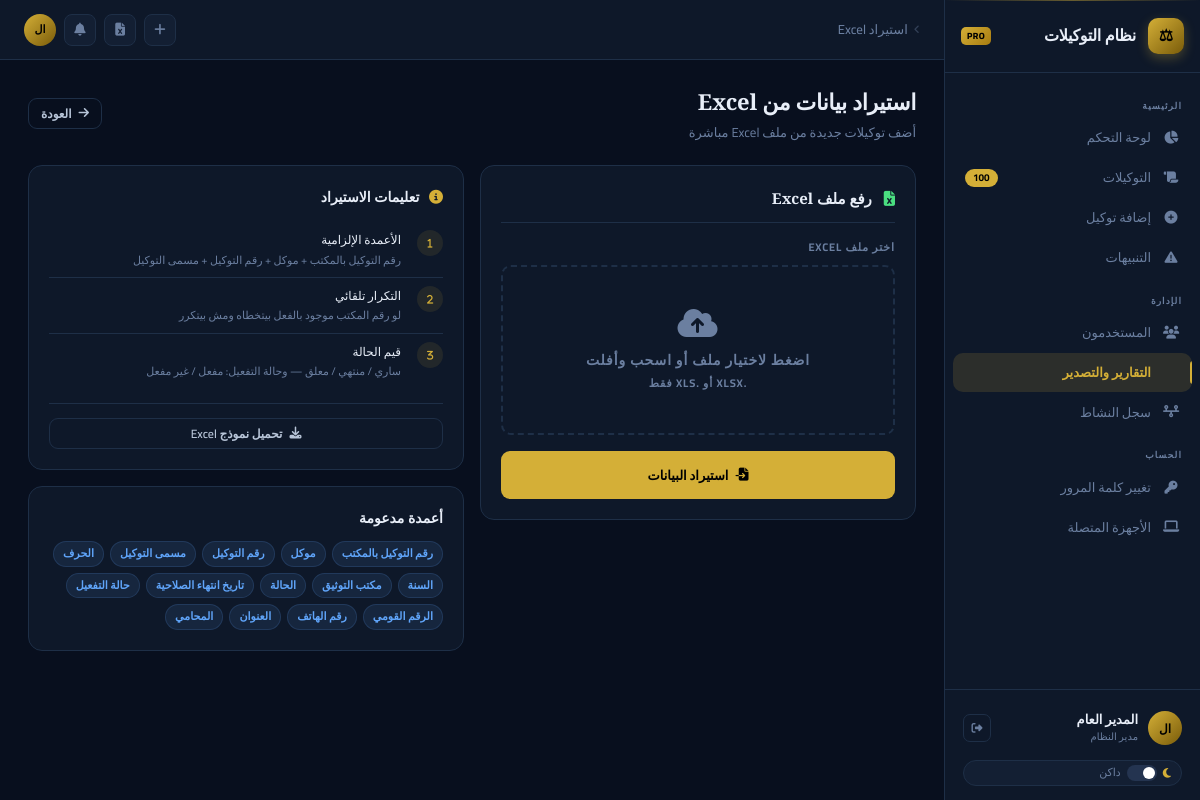
The page /reports/import (signed in) on the database its author committed.
### app/models.py (models this page shows, shortened)
class User(UserMixin, db.Model):
    __tablename__ = "users"
    id              = db.Column(db.Integer, primary_key=True)
    username        = db.Column(db.String(64),  unique=True, nullable=False, index=True)
    full_name       = db.Column(db.String(128), nullable=False)
    email           = db.Column(db.String(128), unique=True, nullable=False)
    password_hash   = db.Column(db.String(256), nullable=False)
    role            = db.Column(db.String(20),  nullable=False, default="employee")
    is_active       = db.Column(db.Boolean, default=True, nullable=False)
    avatar_filename = db.Column(db.String(256), nullable=True)
    created_at      = db.Column(db.DateTime, default=datetime.utcnow)
    last_login      = db.Column(db.DateTime, nullable=True)
    poas_created    = db.relationship("PowerOfAttorney", backref="created_by_user", lazy="dynamic", foreign_keys="PowerOfAttorney.created_by")
    poas_updated    = db.relationship("PowerOfAttorney", backref="updated_by_user", lazy="dynamic", foreign_keys="PowerOfAttorney.updated_by")
    activity_logs   = db.relationship("ActivityLog",     backref="user", lazy="dynamic")
    notifications   = db.relationship("Notification",    backref="user", lazy="dynamic", foreign_keys="Notification.user_id")
    sessions        = db.relationship("UserSession",     backref="user", lazy="dynamic")
    @property
    def is_admin(self): return self.role == "admin"

### app/routes/reports.py (the view, shortened to what this page needs)
@reports_bp.route("/import", methods=["GET", "POST"])
@login_required
def import_excel():
    import pandas as pd
    return render_template("reports/import.html")

### app/templates/reports/import.html (shortened to what this page needs)
{% extends "base.html" %}
{% block breadcrumb %}استيراد Excel{% endblock %}
{% block content %}
<div class="page-header">
  <div>
    <div class="page-title">استيراد بيانات من Excel</div>
    <div class="page-sub">أضف توكيلات جديدة من ملف Excel مباشرة</div>
  </div>
  <a href="{{ url_for('reports.index') }}" class="btn btn-outline btn-sm"><i class="fas fa-arrow-right"></i> العودة</a>
</div>
<div class="grid-2" style="align-items:start;">
  <div class="card">
    <div style="font-family:var(--font-disp);font-size:15px;font-weight:600;margin-bottom:16px;padding-bottom:12px;border-bottom:1px solid var(--border);">
      <i class="fas fa-file-excel" style="color:var(--success);margin-left:8px;"></i> رفع ملف Excel
    </div>
    <form method="post" enctype="multipart/form-data" action="{{ url_for('reports.import_excel') }}">
      <div style="margin-bottom:16px;">
        <label style="display:block;margin-bottom:8px;">اختر ملف Excel</label>
        <label for="excel_file" id="dropZone"
               style="border:2px dashed var(--border);border-radius:10px;padding:40px 20px;text-align:center;cursor:pointer;display:block;transition:var(--trans);"
               onmouseenter="this.style.borderColor='var(--gold)'"
               onmouseleave="this.style.borderColor='var(--border)'">
          <i class="fas fa-cloud-arrow-up" style="font-size:32px;color:var(--muted);display:block;margin-bottom:10px;"></i>
          <div style="font-size:14px;color:var(--muted);">اضغط لاختيار ملف أو اسحب وأفلت</div>
          <div style="font-size:11px;color:var(--muted);margin-top:4px;">.xlsx أو .xls فقط</div>
        </label>
      </div>
      <button type="submit" class="btn btn-primary" style="width:100%;justify-content:center;padding:12px;" id="submitBtn">
        <i class="fas fa-file-import"></i> استيراد البيانات
      </button>
    </form>
  </div>
  <div style="display:flex;flex-direction:column;gap:16px;">
    <div class="card">
      <div style="font-family:var(--font-disp);font-size:14px;font-weight:600;margin-bottom:14px;">
        <i class="fas fa-circle-info" style="color:var(--gold);margin-left:6px;"></i> تعليمات الاستيراد
      </div>
      <div class="timeline">
        <div class="timeline-item" style="padding:8px 0;">
          <div class="tl-dot" style="background:rgba(212,175,55,.1);color:var(--gold);width:26px;height:26px;font-size:10px;flex-shrink:0;"><i class="fas fa-1"></i></div>
          <div class="tl-content"><div class="tl-title" style="font-size:12px;">الأعمدة الإلزامية</div><div class="tl-meta">رقم التوكيل بالمكتب + موكل + رقم التوكيل + مسمى التوكيل</div></div>
        </div>
        <div class="timeline-item" style="padding:8px 0;">
          <div class="tl-dot" style="background:rgba(212,175,55,.1);color:var(--gold);width:26px;height:26px;font-size:10px;flex-shrink:0;"><i class="fas fa-2"></i></div>
          <div class="tl-content"><div class="tl-title" style="font-size:12px;">التكرار تلقائي</div><div class="tl-meta">لو رقم المكتب موجود بالفعل بيتخطاه ومش بيتكرر</div></div>
        </div>
        <div class="timeline-item" style="padding:8px 0;">
          <div class="tl-dot" style="background:rgba(212,175,55,.1);color:var(--gold);width:26px;height:26px;font-size:10px;flex-shrink:0;"><i class="fas fa-3"></i></div>
          <div class="tl-content"><div class="tl-title" style="font-size:12px;">قيم الحالة</div><div class="tl-meta">ساري / منتهي / معلق — وحالة التفعيل: مفعل / غير مفعل</div></div>
        </div>
      </div>
      <div style="margin-top:14px;padding-top:14px;border-top:1px solid var(--border);">
        <a href="{{ url_for('reports.export_excel') }}" class="btn btn-outline btn-sm" style="width:100%;justify-content:center;">
          <i class="fas fa-download"></i> تحميل نموذج Excel
        </a>
      </div>
    </div>
    <div class="card">
      <div style="font-family:var(--font-disp);font-size:14px;font-weight:600;margin-bottom:12px;">أعمدة مدعومة</div>
      <div style="display:flex;flex-wrap:wrap;gap:6px;">
        {% for col in ['رقم التوكيل بالمكتب','موكل','رقم التوكيل','مسمى التوكيل','الحرف','السنة','مكتب التوثيق','الحالة','تاريخ انتهاء الصلاحية','حالة التفعيل','الرقم القومي','رقم الهاتف','العنوان','المحامي'] %}
        <span class="badge blue">{{ col }}</span>
        {% endfor %}
      </div>
    </div>
  </div>
</div>
{% endblock %}

### app/templates/base.html (shortened to what this page needs)
<!DOCTYPE html>
<html lang="ar" dir="rtl" data-theme="dark">
<head>
<link rel="stylesheet" href="https://cdnjs.cloudflare.com/ajax/libs/font-awesome/6.5.0/css/all.min.css"/>
</head>
<body>
{% if current_user.is_authenticated %}
<div class="app-shell">
  <aside class="sidebar">
    <div class="sidebar-logo">
      <div class="logo-icon">⚖</div>
      <div><div class="logo-text">نظام التوكيلات</div></div>
      <div class="logo-badge">PRO</div>
    </div>
    <nav class="sidebar-nav">
      <div class="nav-section">الرئيسية</div>
      <a href="{{ url_for('dashboard.index') }}" class="nav-item {% if request.endpoint=='dashboard.index' %}active{% endif %}">
        <i class="icon fas fa-chart-pie"></i><span>لوحة التحكم</span>
      </a>
      <a href="{{ url_for('poa.index') }}" class="nav-item {% if request.endpoint in ['poa.index','poa.view'] %}active{% endif %}">
        <i class="icon fas fa-scroll"></i><span>التوكيلات</span>
        <span class="nav-badge" id="sidebarPoaCount">—</span>
      </a>
      <a href="{{ url_for('poa.create') }}" class="nav-item {% if request.endpoint=='poa.create' %}active{% endif %}">
        <i class="icon fas fa-circle-plus"></i><span>إضافة توكيل</span>
      </a>
      <a href="{{ url_for('poa.expiring') }}" class="nav-item {% if request.endpoint=='poa.expiring' %}active{% endif %}">
        <i class="icon fas fa-triangle-exclamation"></i><span>التنبيهات</span>
      </a>
      {% if current_user.is_admin %}
      <div class="nav-section">الإدارة</div>
      <a href="{{ url_for('users.index') }}" class="nav-item {% if request.endpoint in ['users.index','users.create','users.edit'] %}active{% endif %}">
        <i class="icon fas fa-users"></i><span>المستخدمون</span>
      </a>
      <a href="{{ url_for('reports.index') }}" class="nav-item {% if request.endpoint and request.endpoint.startswith('reports') %}active{% endif %}">
        <i class="icon fas fa-file-chart-column"></i><span>التقارير والتصدير</span>
      </a>
      <a href="{{ url_for('activity.index') }}" class="nav-item {% if request.endpoint=='activity.index' %}active{% endif %}">
        <i class="icon fas fa-timeline"></i><span>سجل النشاط</span>
      </a>
      {% endif %}
      <div class="nav-section">الحساب</div>
      <a href="{{ url_for('users.change_password') }}" class="nav-item {% if request.endpoint=='users.change_password' %}active{% endif %}">
        <i class="icon fas fa-key"></i><span>تغيير كلمة المرور</span>
      </a>
      <a href="{{ url_for('sessions.index') }}" class="nav-item {% if request.endpoint=='sessions.index' %}active{% endif %}">
        <i class="icon fas fa-laptop"></i><span>الأجهزة المتصلة</span>
      </a>
    </nav>
    <div class="sidebar-footer">
      <div class="user-card">
        {% if current_user.avatar_filename %}
        <div class="avatar" style="width:34px;height:34px;">
          <img src="{{ url_for('users.serve_avatar', filename=current_user.avatar_filename) }}" style="width:100%;height:100%;object-fit:cover;" alt="{{ current_user.full_name }}"/>
        </div>
        {% else %}
        <div class="avatar" style="width:34px;height:34px;font-size:12px;">{{ current_user.full_name[:2] }}</div>
        {% endif %}
        <div class="user-info">
          <div class="name">{{ current_user.full_name }}</div>
          <div class="role">{{ 'مدير النظام' if current_user.is_admin else 'موظف' }}</div>
        </div>
        <div class="user-actions">
          <a href="{{ url_for('auth.logout') }}" class="icon-btn" title="خروج"><i class="fas fa-right-from-bracket"></i></a>
        </div>
      </div>
      <div style="padding:6px 10px 2px;">
        <div class="theme-toggle" onclick="cycleTheme()" id="themeToggleBtn">
          <i class="fas fa-moon" id="themeIcon" style="font-size:11px;color:var(--gold);"></i>
          <div class="t-track" id="tTrack"><div class="t-thumb"></div></div>
          <span id="themeLabel" style="font-size:11px;">داكن</span>
        </div>
      </div>
    </div>
  </aside>
  <div class="main">
    <header class="topbar">
      <div class="breadcrumb">
        <i class="fas fa-angle-left" style="font-size:10px;opacity:.4;"></i>
        <span>{% block breadcrumb %}الرئيسية{% endblock %}</span>
      </div>
      <div class="topbar-actions">
        <a href="{{ url_for('poa.create') }}" class="tb-btn {% if request.endpoint=='poa.create' %}active{% endif %}" title="إضافة توكيل"><i class="fas fa-plus"></i></a>
        {% if current_user.is_admin %}
        <a href="{{ url_for('reports.index') }}" class="tb-btn {% if request.endpoint=='reports.index' %}active{% endif %}" title="التقارير"><i class="fas fa-file-excel"></i></a>
        {% endif %}
        <div style="position:relative;">
          <button class="tb-btn" id="notifBell" onclick="toggleNotifPanel()" title="الإشعارات">
            <i class="fas fa-bell"></i>
          </button>
        </div>
        {% if current_user.avatar_filename %}
        <div class="avatar" style="width:32px;height:32px;cursor:default;" title="{{ current_user.full_name }}">
          <img src="{{ url_for('users.serve_avatar', filename=current_user.avatar_filename) }}" style="width:100%;height:100%;object-fit:cover;" alt=""/>
        </div>
        {% else %}
        <div class="avatar" style="width:32px;height:32px;font-size:11px;cursor:default;" title="{{ current_user.full_name }}">{{ current_user.full_name[:2] }}</div>
        {% endif %}
      </div>
    </header>
    <div class="content page-enter">
      {% block content %}{% endblock %}
    </div>
  </div>
</div>
{% else %}{% block auth_content %}{% endblock %}{% endif %}
</body>
</html>

### rows shown on the page
User: full_name "ال", full_name "المدير العام", role "مدير النظام"

### other values the page prints
{{ col }} "رقم التوكيل بالمكتب" "موكل" "رقم التوكيل" "مسمى التوكيل" "الحرف" "السنة" "مكتب التوثيق" "الحالة" "تاريخ انتهاء الصلاحية" "حالة التفعيل" "الرقم القومي" "رقم الهاتف" "العنوان" "المحامي"
